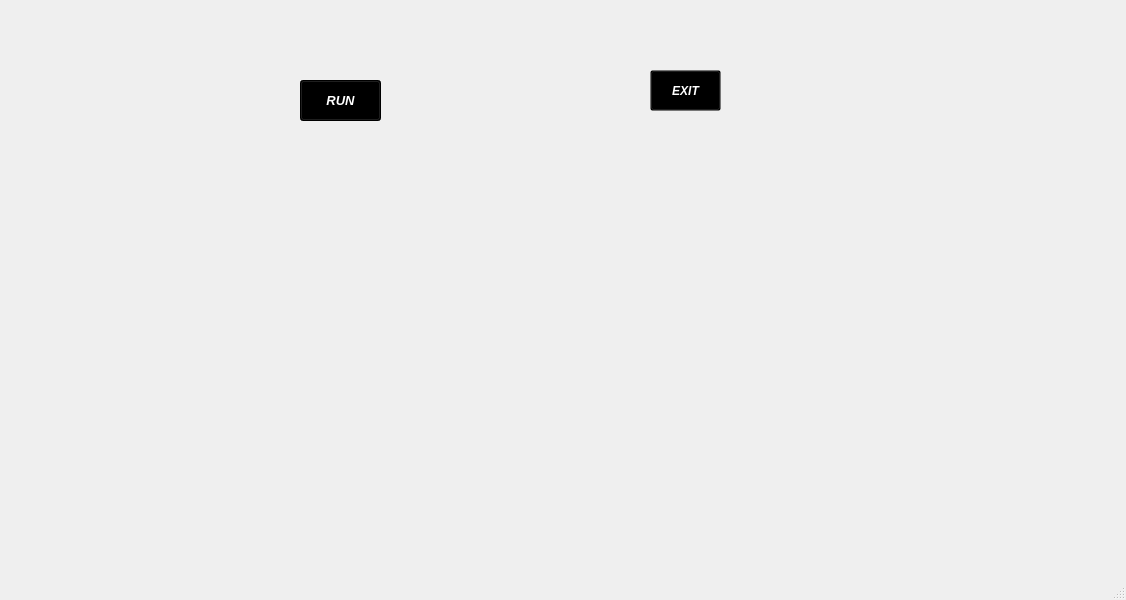
<?xml version="1.0" encoding="UTF-8"?>
<ui version="4.0">
 <class>MainWindow</class>
 <widget class="QMainWindow" name="MainWindow">
  <property name="geometry">
   <rect>
    <x>0</x>
    <y>0</y>
    <width>1126</width>
    <height>600</height>
   </rect>
  </property>
  <property name="windowTitle">
   <string>MainWindow</string>
  </property>
  <widget class="QWidget" name="centralwidget">
   <widget class="QLabel" name="label">
    <property name="geometry">
     <rect>
      <x>-10</x>
      <y>0</y>
      <width>1031</width>
      <height>571</height>
     </rect>
    </property>
    <property name="text">
     <string/>
    </property>
    <property name="pixmap">
     <pixmap>../../Downloads/sFaoXq3.gif</pixmap>
    </property>
    <property name="scaledContents">
     <bool>true</bool>
    </property>
   </widget>
   <widget class="QPushButton" name="pushButton">
    <property name="geometry">
     <rect>
      <x>300</x>
      <y>80</y>
      <width>81</width>
      <height>41</height>
     </rect>
    </property>
    <property name="font">
     <font>
      <family>Microsoft JhengHei UI</family>
      <pointsize>10</pointsize>
      <weight>75</weight>
      <italic>true</italic>
      <bold>true</bold>
      <strikeout>false</strikeout>
     </font>
    </property>
    <property name="autoFillBackground">
     <bool>false</bool>
    </property>
    <property name="styleSheet">
     <string notr="true">color: rgb(255, 255, 255);
background-color: transperent;</string>
    </property>
    <property name="text">
     <string>RUN</string>
    </property>
   </widget>
   <widget class="QPushButton" name="pushButton_2">
    <property name="geometry">
     <rect>
      <x>650</x>
      <y>70</y>
      <width>71</width>
      <height>41</height>
     </rect>
    </property>
    <property name="font">
     <font>
      <weight>75</weight>
      <italic>true</italic>
      <bold>true</bold>
     </font>
    </property>
    <property name="styleSheet">
     <string notr="true">background-color: transparent;
border-color: qlineargradient(spread:pad, x1:0, y1:0, x2:1, y2:0, stop:0 rgba(0, 0, 0, 255), stop:1 rgba(255, 255, 255, 255));
color: rgb(255, 255, 255);</string>
    </property>
    <property name="text">
     <string>EXIT</string>
    </property>
   </widget>
   <widget class="QLabel" name="label_2">
    <property name="geometry">
     <rect>
      <x>780</x>
      <y>0</y>
      <width>211</width>
      <height>141</height>
     </rect>
    </property>
    <property name="text">
     <string/>
    </property>
    <property name="pixmap">
     <pixmap>../../Downloads/iron-man-jarvis-gif-5.gif</pixmap>
    </property>
    <property name="scaledContents">
     <bool>true</bool>
    </property>
   </widget>
   <widget class="QTextBrowser" name="textBrowser">
    <property name="geometry">
     <rect>
      <x>390</x>
      <y>20</y>
      <width>251</width>
      <height>41</height>
     </rect>
    </property>
    <property name="font">
     <font>
      <pointsize>13</pointsize>
      <weight>75</weight>
      <bold>true</bold>
     </font>
    </property>
    <property name="styleSheet">
     <string notr="true">color: rgb(255, 255, 255);
background-color:transparent</string>
    </property>
    <property name="html">
     <string>&lt;!DOCTYPE HTML PUBLIC &quot;-//W3C//DTD HTML 4.0//EN&quot; &quot;http://www.w3.org/TR/REC-html40/strict.dtd&quot;&gt;
&lt;html&gt;&lt;head&gt;&lt;meta name=&quot;qrichtext&quot; content=&quot;1&quot; /&gt;&lt;style type=&quot;text/css&quot;&gt;
p, li { white-space: pre-wrap; }
&lt;/style&gt;&lt;/head&gt;&lt;body style=&quot; font-family:'MS Shell Dlg 2'; font-size:13pt; font-weight:600; font-style:normal;&quot;&gt;
&lt;p style=&quot;-qt-paragraph-type:empty; margin-top:0px; margin-bottom:0px; margin-left:0px; margin-right:0px; -qt-block-indent:0; text-indent:0px; font-size:8pt;&quot;&gt;&lt;br /&gt;&lt;/p&gt;&lt;/body&gt;&lt;/html&gt;</string>
    </property>
   </widget>
   <widget class="QLabel" name="label_3">
    <property name="geometry">
     <rect>
      <x>0</x>
      <y>-30</y>
      <width>251</width>
      <height>151</height>
     </rect>
    </property>
    <property name="text">
     <string/>
    </property>
    <property name="pixmap">
     <pixmap>../../Downloads/BigheartedVagueFoal-size_restricted.gif</pixmap>
    </property>
    <property name="scaledContents">
     <bool>true</bool>
    </property>
   </widget>
   <widget class="QLabel" name="label_4">
    <property name="geometry">
     <rect>
      <x>270</x>
      <y>470</y>
      <width>441</width>
      <height>71</height>
     </rect>
    </property>
    <property name="text">
     <string/>
    </property>
    <property name="pixmap">
     <pixmap>../../Downloads/hey.gif</pixmap>
    </property>
    <property name="scaledContents">
     <bool>true</bool>
    </property>
   </widget>
   <widget class="QLabel" name="label_5">
    <property name="geometry">
     <rect>
      <x>0</x>
      <y>290</y>
      <width>331</width>
      <height>201</height>
     </rect>
    </property>
    <property name="text">
     <string/>
    </property>
    <property name="pixmap">
     <pixmap>../../Downloads/jarvislogo.gif</pixmap>
    </property>
    <property name="scaledContents">
     <bool>true</bool>
    </property>
   </widget>
   <widget class="QLabel" name="label_6">
    <property name="geometry">
     <rect>
      <x>780</x>
      <y>410</y>
      <width>211</width>
      <height>141</height>
     </rect>
    </property>
    <property name="text">
     <string/>
    </property>
    <property name="pixmap">
     <pixmap>../../Downloads/iron-man-jarvis-gif-5.gif</pixmap>
    </property>
    <property name="scaledContents">
     <bool>true</bool>
    </property>
   </widget>
  </widget>
  <widget class="QMenuBar" name="menubar">
   <property name="geometry">
    <rect>
     <x>0</x>
     <y>0</y>
     <width>1126</width>
     <height>18</height>
    </rect>
   </property>
  </widget>
  <widget class="QStatusBar" name="statusbar"/>
 </widget>
 <resources/>
 <connections/>
</ui>
